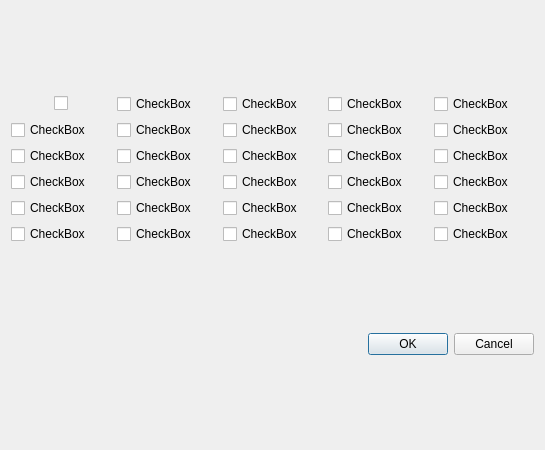
<?xml version="1.0" encoding="UTF-8"?>
<ui version="4.0">
 <class>systemsetting</class>
 <widget class="QDialog" name="systemsetting">
  <property name="geometry">
   <rect>
    <x>0</x>
    <y>0</y>
    <width>545</width>
    <height>450</height>
   </rect>
  </property>
  <property name="windowTitle">
   <string>Dialog</string>
  </property>
  <layout class="QVBoxLayout" name="verticalLayout">
   <item>
    <layout class="QGridLayout" name="gridLayout_2">
     <item row="0" column="0" alignment="Qt::AlignHCenter|Qt::AlignVCenter">
      <widget class="QCheckBox" name="checkBox">
       <property name="text">
        <string/>
       </property>
      </widget>
     </item>
     <item row="4" column="0">
      <widget class="QCheckBox" name="checkBox_21">
       <property name="text">
        <string>CheckBox</string>
       </property>
      </widget>
     </item>
     <item row="4" column="4">
      <widget class="QCheckBox" name="checkBox_25">
       <property name="text">
        <string>CheckBox</string>
       </property>
      </widget>
     </item>
     <item row="4" column="1">
      <widget class="QCheckBox" name="checkBox_22">
       <property name="text">
        <string>CheckBox</string>
       </property>
      </widget>
     </item>
     <item row="5" column="0">
      <widget class="QCheckBox" name="checkBox_26">
       <property name="text">
        <string>CheckBox</string>
       </property>
      </widget>
     </item>
     <item row="4" column="3">
      <widget class="QCheckBox" name="checkBox_24">
       <property name="text">
        <string>CheckBox</string>
       </property>
      </widget>
     </item>
     <item row="4" column="2">
      <widget class="QCheckBox" name="checkBox_23">
       <property name="text">
        <string>CheckBox</string>
       </property>
      </widget>
     </item>
     <item row="5" column="1">
      <widget class="QCheckBox" name="checkBox_27">
       <property name="text">
        <string>CheckBox</string>
       </property>
      </widget>
     </item>
     <item row="0" column="3">
      <widget class="QCheckBox" name="checkBox_4">
       <property name="text">
        <string>CheckBox</string>
       </property>
      </widget>
     </item>
     <item row="1" column="0">
      <widget class="QCheckBox" name="checkBox_6">
       <property name="text">
        <string>CheckBox</string>
       </property>
      </widget>
     </item>
     <item row="3" column="0">
      <widget class="QCheckBox" name="checkBox_16">
       <property name="text">
        <string>CheckBox</string>
       </property>
      </widget>
     </item>
     <item row="0" column="4">
      <widget class="QCheckBox" name="checkBox_5">
       <property name="text">
        <string>CheckBox</string>
       </property>
      </widget>
     </item>
     <item row="1" column="1">
      <widget class="QCheckBox" name="checkBox_7">
       <property name="text">
        <string>CheckBox</string>
       </property>
      </widget>
     </item>
     <item row="0" column="2">
      <widget class="QCheckBox" name="checkBox_3">
       <property name="text">
        <string>CheckBox</string>
       </property>
      </widget>
     </item>
     <item row="1" column="2">
      <widget class="QCheckBox" name="checkBox_8">
       <property name="text">
        <string>CheckBox</string>
       </property>
      </widget>
     </item>
     <item row="2" column="1">
      <widget class="QCheckBox" name="checkBox_12">
       <property name="text">
        <string>CheckBox</string>
       </property>
      </widget>
     </item>
     <item row="2" column="2">
      <widget class="QCheckBox" name="checkBox_13">
       <property name="text">
        <string>CheckBox</string>
       </property>
      </widget>
     </item>
     <item row="1" column="3">
      <widget class="QCheckBox" name="checkBox_9">
       <property name="text">
        <string>CheckBox</string>
       </property>
      </widget>
     </item>
     <item row="1" column="4">
      <widget class="QCheckBox" name="checkBox_10">
       <property name="text">
        <string>CheckBox</string>
       </property>
      </widget>
     </item>
     <item row="3" column="2">
      <widget class="QCheckBox" name="checkBox_18">
       <property name="text">
        <string>CheckBox</string>
       </property>
      </widget>
     </item>
     <item row="2" column="0">
      <widget class="QCheckBox" name="checkBox_11">
       <property name="text">
        <string>CheckBox</string>
       </property>
      </widget>
     </item>
     <item row="2" column="3">
      <widget class="QCheckBox" name="checkBox_14">
       <property name="text">
        <string>CheckBox</string>
       </property>
      </widget>
     </item>
     <item row="3" column="3">
      <widget class="QCheckBox" name="checkBox_19">
       <property name="text">
        <string>CheckBox</string>
       </property>
      </widget>
     </item>
     <item row="2" column="4">
      <widget class="QCheckBox" name="checkBox_15">
       <property name="text">
        <string>CheckBox</string>
       </property>
      </widget>
     </item>
     <item row="3" column="1">
      <widget class="QCheckBox" name="checkBox_17">
       <property name="text">
        <string>CheckBox</string>
       </property>
      </widget>
     </item>
     <item row="3" column="4">
      <widget class="QCheckBox" name="checkBox_20">
       <property name="text">
        <string>CheckBox</string>
       </property>
      </widget>
     </item>
     <item row="0" column="1">
      <widget class="QCheckBox" name="checkBox_2">
       <property name="text">
        <string>CheckBox</string>
       </property>
      </widget>
     </item>
     <item row="5" column="2">
      <widget class="QCheckBox" name="checkBox_28">
       <property name="text">
        <string>CheckBox</string>
       </property>
      </widget>
     </item>
     <item row="5" column="3">
      <widget class="QCheckBox" name="checkBox_29">
       <property name="text">
        <string>CheckBox</string>
       </property>
      </widget>
     </item>
     <item row="5" column="4">
      <widget class="QCheckBox" name="checkBox_30">
       <property name="text">
        <string>CheckBox</string>
       </property>
      </widget>
     </item>
    </layout>
   </item>
   <item>
    <widget class="QDialogButtonBox" name="buttonBox">
     <property name="orientation">
      <enum>Qt::Horizontal</enum>
     </property>
     <property name="standardButtons">
      <set>QDialogButtonBox::Cancel|QDialogButtonBox::Ok</set>
     </property>
    </widget>
   </item>
  </layout>
 </widget>
 <resources/>
 <connections>
  <connection>
   <sender>buttonBox</sender>
   <signal>accepted()</signal>
   <receiver>systemsetting</receiver>
   <slot>accept()</slot>
   <hints>
    <hint type="sourcelabel">
     <x>248</x>
     <y>254</y>
    </hint>
    <hint type="destinationlabel">
     <x>157</x>
     <y>274</y>
    </hint>
   </hints>
  </connection>
  <connection>
   <sender>buttonBox</sender>
   <signal>rejected()</signal>
   <receiver>systemsetting</receiver>
   <slot>reject()</slot>
   <hints>
    <hint type="sourcelabel">
     <x>316</x>
     <y>260</y>
    </hint>
    <hint type="destinationlabel">
     <x>286</x>
     <y>274</y>
    </hint>
   </hints>
  </connection>
 </connections>
</ui>
